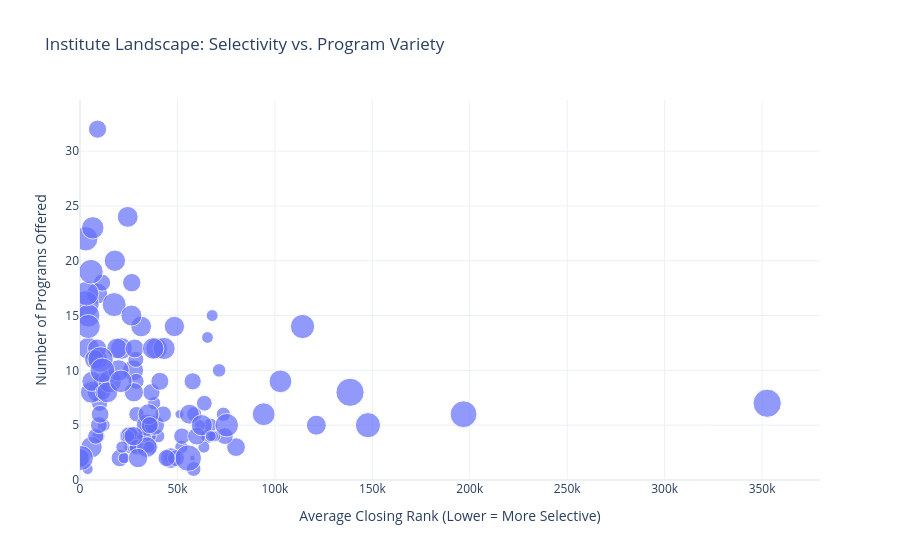

Notebook source saved alongside this figure:
### Code cell
import plotly.express as px

fig = px.scatter(
    institute_stats_df,
    x='Institute_Closing_Mean',
    y='Total_Programs',
    size='Institute_Closing_STD_Ratio',
    hover_name='Institute',
    title='Institute Landscape: Selectivity vs. Program Variety',
    labels={
        'Institute_Closing_Mean': 'Average Closing Rank (Lower = More Selective)',
        'Total_Programs': 'Number of Programs Offered',
        'Institute_Closing_STD_Ratio': 'Branch Disparity (Rank Spread)'
    }
)
fig.update_layout(template='plotly_white', xaxis=dict(rangemode='nonnegative'), yaxis=dict(rangemode='nonnegative'))
fig.show()

### Figure 1 — Plotly figure (JSON) as saved in the notebook; plotly's stock layout.template omitted (floating-point values rounded to 4 significant figures)
{"data": [{"hovertemplate": "<b>%{hovertext}</b><br><br>Average Closing Rank (Lower = More Selective)=%{x}<br>Number of Programs Offered=%{y}<br>Branch Disparity (Rank Spread)=%{marker.size}<extra></extra>", "hovertext": ["Assam University, Silchar", "Atal Bihari Vajpayee Indian Institute of Information Technology & Management Gwalior", "Birla Institute of Technology, Deoghar Off-Campus", "Birla Institute of Technology, Mesra, Ranchi", "Birla Institute of Technology, Patna Off-Campus", "CU Jharkhand", "Central University of Haryana", "Central University of Jammu", "Central University of Rajasthan, Rajasthan", "Central institute of Technology Kokrajar, Assam", "Chhattisgarh Swami Vivekanada Technical University, Bhilai (CSVTU Bhilai)", "Dr. B R Ambedkar National Institute of Technology, Jalandhar", "Gati Shakti Vishwavidyalaya, Vadodara", "Ghani Khan Choudhary Institute of Engineering and Technology, Malda, West Bengal", "Gurukula Kangri Vishwavidyalaya, Haridwar", "INDIAN INSTITUTE OF INFORMATION TECHNOLOGY SENAPATI MANIPUR", "Indian Institute of Carpet Technology, Bhadohi", "Indian Institute of Engineering Science and Technology, Shibpur", "Indian Institute of Handloom Technology(IIHT), Varanasi", "Indian Institute of Handloom Technology, Salem", "Indian Institute of Information Technology (IIIT) Nagpur", "Indian Institute of Information Technology (IIIT) Pune", "Indian Institute of Information Technology (IIIT) Ranchi", "Indian Institute of Information Technology (IIIT), Sri City, Chittoor", "Indian Institute of Information Technology (IIIT)Kota, Rajasthan", "Indian Institute of Information Technology Bhagalpur", "Indian Institute of Information Technology Bhopal", "Indian Institute of Information Technology Design & Manufacturing Kurnool, Andhra Pradesh", "Indian Institute of Information Technology Guwahati", "Indian Institute of Information Technology Lucknow", "Indian Institute of Information Technology Surat", "Indian Institute of Information Technology Tiruchirappalli", "Indian Institute of Information Technology(IIIT) Dharwad", "Indian Institute of Information Technology(IIIT) Kalyani, West Bengal", "Indian Institute of Information Technology(IIIT) Kilohrad, Sonepat, Haryana", "Indian Institute of Information Technology(IIIT) Kottayam", "Indian Institute of Information Technology(IIIT) Una, Himachal Pradesh", "Indian Institute of Information Technology(IIIT), Vadodara, Gujrat", "Indian Institute of Information Technology, Agartala", "Indian Institute of Information Technology, Allahabad", "Indian Institute of Information Technology, Design & Manufacturing, Kancheepuram", "Indian Institute of Information Technology, Vadodara International Campus Diu (IIITVICD)", "Indian Institute of Technology (BHU) Varanasi", "Indian Institute of Technology (ISM) Dhanbad", "Indian Institute of Technology Bhilai", "Indian Institute of Technology Bhubaneswar", "Indian Institute of Technology Bombay", "Indian Institute of Technology Delhi", "Indian Institute of Technology Dharwad", "Indian Institute of Technology Gandhinagar", "Indian Institute of Technology Goa", "Indian Institute of Technology Guwahati", "Indian Institute of Technology Hyderabad", "Indian Institute of Technology Indore", "Indian Institute of Technology Jammu", "Indian Institute of Technology Jodhpur", "Indian Institute of Technology Kanpur", "Indian Institute of Technology Kharagpur", "Indian Institute of Technology Madras", "Indian Institute of Technology Mandi", "Indian Institute of Technology Palakkad", "Indian Institute of Technology Patna", "Indian Institute of Technology Roorkee", "Indian Institute of Technology Ropar", "Indian Institute of Technology Tirupati", "Indian institute of information technology, Raichur, Karnataka", "Institute of Chemical Technology, Mumbai: Indian Oil Odisha Campus, Bhubaneswar", "Institute of Engineering and Technology, Dr. H. S. Gour University. Sagar (A Central University)", "Institute of Infrastructure, Technology, Research and Management-Ahmedabad", "International Institute of Information Technology, Bhubaneswar", "International Institute of Information Technology, Naya Raipur", "Islamic University of Science and Technology Kashmir", "J.K. Institute of Applied Physics & Technology, Department of Electronics & Communication, University of Allahabad- Allahabad", "Jawaharlal Nehru University, Delhi", "Malaviya National Institute of Technology Jaipur", "Maulana Azad National Institute of Technology Bhopal", "Mizoram University, Aizawl", "Motilal Nehru National Institute of Technology Allahabad", "National Institute of Advanced Manufacturing Technology, Ranchi", "National Institute of Electronics and Information Technology, Ajmer (Rajasthan)", "National Institute of Electronics and Information Technology, Aurangabad (Maharashtra)", "National Institute of Electronics and Information Technology, Gorakhpur (UP)", "National Institute of Electronics and Information Technology, Patna (Bihar)", "National Institute of Electronics and Information Technology, Ropar (Punjab)", "National Institute of Food Technology Entrepreneurship and Management, Kundli", "National Institute of Food Technology Entrepreneurship and Management, Thanjavur", "National Institute of Technology Agartala", "National Institute of Technology Arunachal Pradesh", "National Institute of Technology Calicut", "National Institute of Technology Delhi", "National Institute of Technology Durgapur", "National Institute of Technology Goa", "National Institute of Technology Hamirpur", "National Institute of Technology Karnataka, Surathkal", "National Institute of Technology Meghalaya", "National Institute of Technology Nagaland", "National Institute of Technology Patna", "National Institute of Technology Puducherry", "National Institute of Technology Raipur", "National Institute of Technology Sikkim", "National Institute of Technology, Andhra Pradesh", "National Institute of Technology, Jamshedpur", "National Institute of Technology, Kurukshetra", "National Institute of Technology, Manipur", "National Institute of Technology, Mizoram", "National Institute of Technology, Rourkela", "National Institute of Technology, Silchar", "National Institute of Technology, Srinagar", "National Institute of Technology, Tiruchirappalli", "National Institute of Technology, Uttarakhand", "National Institute of Technology, Warangal", "North Eastern Regional Institute of Science and Technology, Nirjuli-791109 (Itanagar),Arunachal Pradesh", "North-Eastern Hill University, Shillong", "Pt. Dwarka Prasad Mishra Indian Institute of Information Technology, Design & Manufacture Jabalpur", "Puducherry Technological University, Puducherry", "Punjab Engineering College, Chandigarh", "Rajiv Gandhi National Aviation University, Fursatganj, Amethi (UP)", "Sant Longowal Institute of Engineering and Technology", "Sardar Vallabhbhai National Institute of Technology, Surat", "School of Engineering, Tezpur University, Napaam, Tezpur", "School of Planning & Architecture, Bhopal", "School of Planning & Architecture, New Delhi", "School of Planning & Architecture: Vijayawada", "School of Studies of Engineering and Technology, Guru Ghasidas Vishwavidyalaya, Bilaspur", "Shri G. S. Institute of Technology and Science Indore", "Shri Mata Vaishno Devi University, Katra, Jammu & Kashmir", "University of Hyderabad", "Visvesvaraya National Institute of Technology, Nagpur"], "legendgroup": "", "marker": {"color": "#636efa", "size": [0.4913, 0.2347, 0.3925, 0.5758, 0.3497, 0.1879, 0.2891, 0.2789, 0.2476, 0.1809, 0.2022, 0.6018, 0.3165, 0.5561, 0.1623, 0.1145, 0.0, 0.6198, 0.0, 0.0, 0.3341, 0.4238, 0.4361, 0.2719, 0.1718, 0.2455, 0.3522, 0.242, 0.1809, 0.2447, 0.5113, 0.4791, 0.2957, 0.1795, 0.3421, 0.2515, 0.1485, 0.215, 0.0, 0.6388, 0.358, 0.1984, 0.6179, 0.4076, 0.37, 0.5157, 1.074, 0.8247, 0.4171, 0.6617, 0.3633, 0.6862, 0.7378, 0.5677, 0.3436, 0.4799, 0.8035, 0.7008, 0.8442, 0.5088, 0.3972, 0.4613, 0.8396, 0.5377, 0.4404, 0.5908, 0.3029, 0.2812, 0.3777, 0.6983, 0.2137, 0.1688, 0.1186, 0.5261, 0.743, 0.6658, 0.5578, 0.6315, 0.4456, 0.0, 0.6, 0.04265, 0.0, 0.0, 0.0, 0.0, 0.8199, 0.7266, 0.6013, 0.6145, 0.4966, 0.5599, 0.6477, 0.8989, 0.7677, 0.3832, 0.4736, 0.6274, 0.6904, 1.001, 0.4205, 0.519, 0.6358, 0.8831, 1.114, 0.6087, 0.61, 1.108, 0.8533, 0.4089, 0.7982, 0.3971, 0.1679, 0.5235, 0.7219, 0.6473, 0.9759, 0.199, 0.6149, 0.1911, 0.5159, 0.4714, 0.8692, 0.2542, 0.452, 0.4128, 0.415, 0.7147], "sizemode": "area", "sizeref": 0.002785, "symbol": "circle"}, "mode": "markers", "name": "", "orientation": "v", "showlegend": false, "type": "scatter", "x": [80060.0, 12130.0, 74330.0, 48430.0, 63800.0, 69270.0, 65550.0, 66940.0, 52040.0, 61410.0, 63590.0, 31370.0, 58630.0, 121300.0, 68280.0, 51030.0, 85440.0, 27220.0, 80310.0, 72130.0, 28990.0, 20410.0, 34820.0, 26090.0, 26790.0, 40150.0, 28840.0, 38070.0, 22560.0, 9414.0, 25140.0, 25580.0, 36310.0, 36250.0, 29230.0, 33260.0, 31740.0, 24830.0, 37180.0, 5924.0, 28650.0, 35320.0, 8784.0, 11350.0, 10050.0, 8674.0, 2713.0, 2967.0, 11260.0, 5816.0, 8065.0, 4326.0, 4302.0, 6129.0, 11780.0, 9469.0, 4246.0, 6546.0, 3358.0, 8805.0, 9715.0, 9002.0, 5621.0, 7390.0, 10300.0, 34320.0, 58320.0, 73570.0, 52300.0, 34580.0, 21530.0, 3950.0, 45380.0, 29770.0, 15280.0, 21250.0, 56170.0, 19770.0, 59870.0, 47170.0, 46570.0, 57660.0, 50160.0, 40470.0, 81080.0, 66380.0, 114200.0, 94250.0, 19020.0, 14000.0, 28030.0, 38240.0, 39300.0, 10530.0, 75300.0, 42710.0, 26560.0, 62500.0, 43130.0, 196800.0, 36620.0, 27640.0, 17890.0, 147800.0, 352600.0, 24480.0, 35180.0, 138600.0, 11490.0, 35770.0, 17530.0, 49270.0, 67110.0, 27550.0, 102900.0, 37530.0, 55540.0, 67820.0, 26370.0, 65420.0, 389.0, 145.5, 472.5, 71390.0, 40990.0, 57810.0, 44440.0, 20970.0], "xaxis": "x", "y": [3, 5, 4, 14, 7, 4, 4, 5, 3, 5, 3, 14, 6, 5, 4, 6, 1, 10, 1, 1, 6, 2, 5, 3, 3, 4, 9, 7, 2, 4, 4, 4, 3, 4, 3, 4, 4, 4, 1, 3, 11, 3, 17, 18, 7, 8, 16, 22, 9, 8, 4, 12, 15, 9, 8, 11, 14, 23, 17, 12, 5, 32, 19, 11, 6, 3, 1, 6, 4, 5, 3, 1, 2, 2, 9, 12, 6, 10, 4, 1, 2, 2, 1, 1, 1, 1, 14, 6, 12, 8, 12, 5, 12, 11, 5, 6, 18, 5, 12, 6, 8, 8, 20, 5, 7, 24, 6, 8, 10, 5, 16, 2, 4, 4, 9, 12, 2, 15, 15, 13, 2, 2, 2, 10, 9, 9, 2, 9], "yaxis": "y"}], "layout": {"legend": {"itemsizing": "constant", "tracegroupgap": 0}, "title": {"text": "Institute Landscape: Selectivity vs. Program Variety"}, "xaxis": {"anchor": "y", "domain": [0, 1], "rangemode": "nonnegative", "title": {"text": "Average Closing Rank (Lower = More Selective)"}}, "yaxis": {"anchor": "x", "domain": [0, 1], "rangemode": "nonnegative", "title": {"text": "Number of Programs Offered"}}}}
